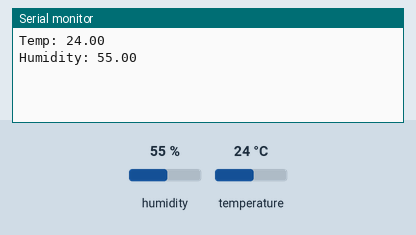
This sketch was run on a simulated ESP8266 (NodeMCU). On the bench: the last lines printed to the serial monitor. The inputs (shaded band) are chosen by the test bench; at power-on: humidity 55 %, temperature 24 °C. WiFi joins after 1.5 s; servers stay silent unless stated.

Above: at 2.7 s.
2.8 s: humidity set to 22 %
At 4.2 s:
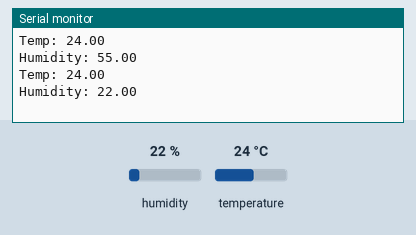
5.5 s: temperature set to 12 °C
At 6.6 s:
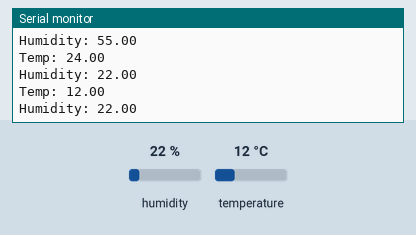
8.2 s: humidity set to 40 %
At 10.1 s:
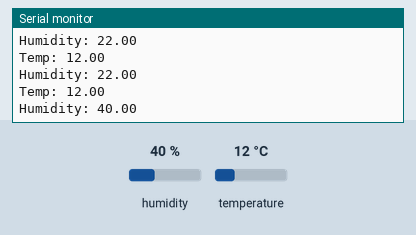
Timing chart, 0 to 11.6 s (numbered marks = the images above; inputs shaded):
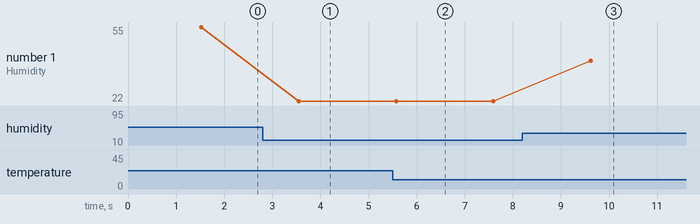

The sketch:

system.ino
```cpp
#include "DHT.h"
#include <ESP8266WiFi.h>

#define DHTPIN D4
#define DHTTYPE DHT11

DHT dht(DHTPIN, DHTTYPE);

const char* ssid = "YOUR_WIFI";
const char* password = "YOUR_PASS";

void setup() {
  Serial.begin(9600);
  dht.begin();

  WiFi.begin(ssid, password);

  while (WiFi.status() != WL_CONNECTED) {
    delay(500);
  }
}

void loop() {
  float temp = dht.readTemperature();
  float hum = dht.readHumidity();

  Serial.print("Temp: ");
  Serial.println(temp);

  Serial.print("Humidity: ");
  Serial.println(hum);

  delay(2000);
}
```

Measured:
- after the input at 2.8 s, the serial monitor: prints a new line after 0.75 s (image 1)
- after the input at 5.5 s, the serial monitor: prints a new line after 0.07 s (image 2)
- after the input at 8.2 s, the serial monitor: prints a new line after 1.4 s (image 3)
- plotted number 1: 55 → 22 after the input at 2.8 s, 22 → 40 after the input at 8.2 s
